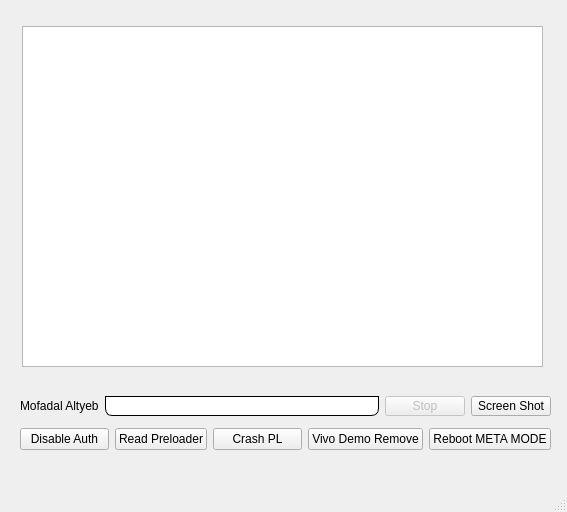
<?xml version="1.0" encoding="UTF-8"?>
<ui version="4.0">
 <class>MainUI</class>
 <widget class="QMainWindow" name="MainUI">
  <property name="geometry">
   <rect>
    <x>0</x>
    <y>0</y>
    <width>567</width>
    <height>512</height>
   </rect>
  </property>
  <property name="windowTitle">
   <string>MainWindow</string>
  </property>
  <property name="styleSheet">
   <string notr="true">QPalette{background:#dcdcdc;}*{outline:0px;color:#000000;}

QMainWindow {
border:8px solid #00bcd4;
font-family: Arial 1px solid #2a2d30;;
font-style: normal;
font-size: 12pt;
font-weight: bold;
}

QWidget[form=&quot;true&quot;],QLabel[frameShape=&quot;1&quot;]{
border:1px solid #535353;
border-radius:0px;
}

.QFrame{
border:1px solid #535353;
border-radius:3px;
}

QWidget[form=&quot;true&quot;],QLabel[frameShape=&quot;1&quot;]{
border:1px solid #B2B6B9;
border-radius:0px;
}

QWidget#widget_top&gt;QToolButton,QWidget#widget_top&gt;QLabel{
border-style:none;
border-radius:0px;
padding:5px;
color:#000000;
background:qlineargradient(spread:pad,x1:0,y1:0,x2:0,y2:1,stop:0 #E4E4E4,stop:1 #A2A2A2);
}

QWidget#widget_top&gt;QToolButton:pressed,QWidget#widget_top&gt;QToolButton:hover,QWidget#widget_top&gt;QToolButton:checked,QWidget#widget_top&gt;QLabel:hover{
border-style:solid;
border-width:0px 0px 2px 0px;
border-color:#00BB9E;
background:qlineargradient(spread:pad,x1:0,y1:0,x2:0,y2:1,stop:0 #DBDBDB,stop:1 #C1C1C1);
}

QGroupBox#gboxVideo&gt;QLabel,QFrame#gboxVideo&gt;QLabel{
color:#000000;
border:1px solid #A9A9A9;
background:qlineargradient(spread:pad,x1:0,y1:0,x2:0,y2:1,stop:0 #E4E4E4,stop:1 #A2A2A2);
}

QGroupBox#gboxVideo&gt;QLabel:focus,QFrame#gboxVideo&gt;QLabel:focus{
border:1px solid #FF0000;
background:qlineargradient(spread:pad,x1:0,y1:0,x2:0,y2:1,stop:0 #DBDBDB,stop:1 #C1C1C1);
}

QLineEdit,QTextEdit,QPlainTextEdit,QSpinBox,QDoubleSpinBox,QComboBox,QDateEdit,QTimeEdit,QDateTimeEdit{
border:1px solid #A9A9A9;
border-radius:3px;
padding:2px;
background:none;
selection-background-color:#E4E4E4;
selection-color:#000000;
}

QLineEdit:focus,QTextEdit:focus,QPlainTextEdit:focus,QSpinBox:focus,QDoubleSpinBox:focus,QComboBox:focus,QDateEdit:focus,QTimeEdit:focus,QDateTimeEdit:focus,QLineEdit:hover,QTextEdit:hover,QPlainTextEdit:hover,QSpinBox:hover,QDoubleSpinBox:hover,QComboBox:hover,QDateEdit:hover,QTimeEdit:hover,QDateTimeEdit:hover{
border:1px solid #A9A9A9;
}

QLineEdit[echoMode=&quot;2&quot;]{
lineedit-password-character:9679;
}

.QGroupBox{
border:1px solid #A9A9A9;
border-radius:5px;
margin-top:3ex;
}

.QGroupBox::title{
subcontrol-origin:margin;
position:relative;
left:10px;
}

.QPushButton,.QToolButton{
border-style:none;
border:1px solid #A9A9A9;
color:#000000;
padding:2px;
min-height:15px;
border-radius:5px;
background:qlineargradient(spread:pad,x1:0,y1:0,x2:0,y2:1,stop:0 #E4E4E4,stop:1 #A2A2A2);
}

.QPushButton:hover,QToolButton:hover{
background:qlineargradient(spread:pad,x1:0,y1:0,x2:0,y2:1,stop:0 #DBDBDB,stop:1 #C1C1C1);
}

.QPushButton:pressed,QToolButton:pressed{
background:qlineargradient(spread:pad,x1:0,y1:0,x2:0,y2:1,stop:0 #E4E4E4,stop:1 #A2A2A2);
}

QToolButton#btnMenu,QPushButton#btnMenu_Min,QPushButton#btnMenu_Max,QPushButton#btnMenu_Close{
border-radius:3px;
color:#000000;
padding:3px;
margin:0px;
background:none;
border-style:none;
}

QToolButton#btnMenu:hover,QPushButton#btnMenu_Min:hover,QPushButton#btnMenu_Max:hover{
color:#FFFFFF;
margin:1px 1px 2px 1px;
background-color:rgba(51,127,209,230);
}

QPushButton#btnMenu_Close:hover{
color:#FFFFFF;
margin:1px 1px 2px 1px;
background-color:rgba(238,0,0,128);
}

QWidget#widget_left&gt;QPushButton,QWidget#widget_left&gt;QToolButton{
border-radius:0px;
color:#000000;
background:none;
border-style:none;
}

QWidget#widget_left&gt;QPushButton:hover,QWidget#widget_left&gt;QToolButton:hover{
color:#FFFFFF;
background-color:#00BB9E;
}

QWidget#widget_left&gt;QPushButton:checked,QWidget#widget_left&gt;QToolButton:checked,QWidget#widget_left&gt;QPushButton:pressed,QWidget#widget_left&gt;QToolButton:pressed{
color:#000000;
border-style:solid;
border-width:0px 0px 0px 2px;
border-color:#00BB9E;
background-color:#F0F0F0;
}

QRadioButton::indicator{
width:15px;
height:15px;
}

QRadioButton::indicator::unchecked{
image:url(:/themes/themes/icons/radiobutton_unchecked.png);
}

QRadioButton::indicator::unchecked:disabled{
image:url(:/themes/themes/icons/radiobutton_unchecked_disable.png);
}

QRadioButton::indicator::checked{
image:url(:/themes/themes/icons/radiobutton_checked.png);
}

QRadioButton::indicator::checked:disabled{
image:url(:/themes/themes/icons/radiobutton_checked_disable.png);
}

QGroupBox::indicator,QTreeWidget::indicator,QListWidget::indicator{
padding:0px -3px 0px 3px;
}

QCheckBox::indicator,QGroupBox::indicator,QTreeWidget::indicator,QListWidget::indicator{
width:13px;
height:13px;
}

QCheckBox::indicator:unchecked,QGroupBox::indicator:unchecked,QTreeWidget::indicator:unchecked,QListWidget::indicator:unchecked{
image:url(:/themes/themes/icons/checkbox_unchecked.png);
}

QCheckBox::indicator:unchecked:disabled,QGroupBox::indicator:unchecked:disabled,QTreeWidget::indicator:unchecked:disabled,QListWidget::indicator:disabled{
image:url(:/themes/themes/icons/checkbox_unchecked_disable.png);
}

QCheckBox::indicator:checked,QGroupBox::indicator:checked,QTreeWidget::indicator:checked,QListWidget::indicator:checked{
image:url(:/themes/themes/icons/checkbox_checked.png);
}

QCheckBox::indicator:checked:disabled,QGroupBox::indicator:checked:disabled,QTreeWidget::indicator:checked:disabled,QListWidget::indicator:checked:disabled{
image:url(:/themes/themes/icons/checkbox_checked_disable.png);
}

QCheckBox::indicator:indeterminate,QGroupBox::indicator:indeterminate,QTreeWidget::indicator:indeterminate,QListWidget::indicator:indeterminate{
image:url(:/themes/themes/icons/checkbox_parcial.png);
}

QCheckBox::indicator:indeterminate:disabled,QGroupBox::indicator:indeterminate:disabled,QTreeWidget::indicator:indeterminate:disabled,QListWidget::indicator:indeterminate:disabled{
image:url(:/themes/themes/icons/checkbox_parcial_disable.png);
}

QTimeEdit::up-button,QDateEdit::up-button,QDateTimeEdit::up-button,QDoubleSpinBox::up-button,QSpinBox::up-button{
image:url(:/themes/themes/icons/add_top.png);
width:10px;
height:10px;
padding:2px 5px 0px 0px;
}

QTimeEdit::down-button,QDateEdit::down-button,QDateTimeEdit::down-button,QDoubleSpinBox::down-button,QSpinBox::down-button{
image:url(:/themes/themes/icons/add_bottom.png);
width:10px;
height:10px;
padding:0px 5px 2px 0px;
}

QTimeEdit::up-button:pressed,QDateEdit::up-button:pressed,QDateTimeEdit::up-button:pressed,QDoubleSpinBox::up-button:pressed,QSpinBox::up-button:pressed{
top:-2px;
}

QTimeEdit::down-button:pressed,QDateEdit::down-button:pressed,QDateTimeEdit::down-button:pressed,QDoubleSpinBox::down-button:pressed,QSpinBox::down-button:pressed,QSpinBox::down-button:pressed{
bottom:-2px;
}

QComboBox::down-arrow,QDateEdit[calendarPopup=&quot;true&quot;]::down-arrow,QTimeEdit[calendarPopup=&quot;true&quot;]::down-arrow,QDateTimeEdit[calendarPopup=&quot;true&quot;]::down-arrow{
image:url(:/themes/themes/icons/add_bottom.png);
width:10px;
height:10px;
right:2px;
}

QComboBox::drop-down,QDateEdit::drop-down,QTimeEdit::drop-down,QDateTimeEdit::drop-down{
subcontrol-origin:padding;
subcontrol-position:top right;
width:15px;
border-left-width:0px;
border-left-style:solid;
border-top-right-radius:3px;
border-bottom-right-radius:3px;
border-left-color:#A9A9A9;
}

QComboBox::drop-down:on{
top:1px;
}

QMenuBar::item{
color:#000000;
background-color:#E4E4E4;
margin:0px;
padding:3px 10px;
}

QMenu,QMenuBar,QMenu:disabled,QMenuBar:disabled{
color:#000000;
background-color:#E4E4E4;
border:1px solid #A9A9A9;
margin:0px;
}

QMenu::item{
padding:3px 20px;
}

QMenu::indicator{
width:13px;
height:13px;
}

QMenu::item:selected,QMenuBar::item:selected{
color:#000000;
border:0px solid #A9A9A9;
background:#DBDBDB;
}

QMenu::separator{
height:1px;
background:#A9A9A9;
}

QProgressBar{
min-height:10px;
background:#E4E4E4;
border-radius:5px;
text-align:center;
border:1px solid #E4E4E4;
}

QProgressBar:chunk{
border-radius:5px;
background-color:#A9A9A9;
}

QSlider::groove:horizontal{
background:#E4E4E4;
height:8px;
border-radius:4px;
}

QSlider::add-page:horizontal{
background:#E4E4E4;
height:8px;
border-radius:4px;
}

QSlider::sub-page:horizontal{
background:#A9A9A9;
height:8px;
border-radius:4px;
}

QSlider::handle:horizontal{
width:13px;
margin-top:-3px;
margin-bottom:-3px;
border-radius:6px;
background:qradialgradient(spread:pad,cx:0.5,cy:0.5,radius:0.5,fx:0.5,fy:0.5,stop:0.6 #F0F0F0,stop:0.8 #A9A9A9);
}

QSlider::groove:vertical{
width:8px;
border-radius:4px;
background:#E4E4E4;
}

QSlider::add-page:vertical{
width:8px;
border-radius:4px;
background:#E4E4E4;
}

QSlider::sub-page:vertical{
width:8px;
border-radius:4px;
background:#A9A9A9;
}

QSlider::handle:vertical{
height:14px;
margin-left:-3px;
margin-right:-3px;
border-radius:6px;
background:qradialgradient(spread:pad,cx:0.5,cy:0.5,radius:0.5,fx:0.5,fy:0.5,stop:0.6 #F0F0F0,stop:0.8 #A9A9A9);
}

QScrollBar:horizontal{
background:#E4E4E4;
padding:0px;
border-radius:6px;
max-height:12px;
}

QScrollBar::handle:horizontal{
background:#C1C1C1;
min-width:50px;
border-radius:6px;
}

QScrollBar::handle:horizontal:hover{
background:#A9A9A9;
}

QScrollBar::handle:horizontal:pressed{
background:#A9A9A9;
}

QScrollBar::add-page:horizontal{
background:none;
}

QScrollBar::sub-page:horizontal{
background:none;
}

QScrollBar::add-line:horizontal{
background:none;
}

QScrollBar::sub-line:horizontal{
background:none;
}

QScrollBar:vertical{
background:#E4E4E4;
padding:0px;
border-radius:6px;
max-width:12px;
}

QScrollBar::handle:vertical{
background:#C1C1C1;
min-height:50px;
border-radius:6px;
}

QScrollBar::handle:vertical:hover{
background:#A9A9A9;
}

QScrollBar::handle:vertical:pressed{
background:#A9A9A9;
}

QScrollBar::add-page:vertical{
background:none;
}

QScrollBar::sub-page:vertical{
background:none;
}

QScrollBar::add-line:vertical{
background:none;
}

QScrollBar::sub-line:vertical{
background:none;
}

QScrollArea{
border:0px;
}

QTreeView,QListView,QTableView,QTabWidget::pane{
border:1px solid #A9A9A9;
selection-background-color:#DBDBDB;
selection-color:#000000;
alternate-background-color:#C1C1C1;
gridline-color:#A9A9A9;
}

QTreeView::branch:closed:has-children{
margin:4px;
border-image:url(:/themes/themes/icons/branch_open.png);
}

QTreeView::branch:open:has-children{
margin:4px;
border-image:url(:/themes/themes/icons/branch_close.png);
}

QTreeView,QListView,QTableView,QSplitter::handle,QTreeView::branch{
background:#F0F0F0;
}

QTableView::item:selected,QListView::item:selected,QTreeView::item:selected{
color:#000000;
background:qlineargradient(spread:pad,x1:0,y1:0,x2:0,y2:1,stop:0 #E4E4E4,stop:1 #A2A2A2);
}

QTableView::item:hover,QListView::item:hover,QTreeView::item:hover{
color:#000000;
background:qlineargradient(spread:pad,x1:0,y1:0,x2:0,y2:1,stop:0 #DBDBDB,stop:1 #C1C1C1);
}

QTableView::item,QListView::item,QTreeView::item{
padding:1px;
margin:0px;
}

QHeaderView::section,QTableCornerButton:section{
padding:3px;
margin:0px;
color:#000000;
border:1px solid #A9A9A9;
border-left-width:0px;
border-right-width:1px;
border-top-width:0px;
border-bottom-width:1px;
background:qlineargradient(spread:pad,x1:0,y1:0,x2:0,y2:1,stop:0 #DBDBDB,stop:1 #C1C1C1);
}

QTabBar::tab{
border:1px solid #A9A9A9;
color:#000000;
margin-right:0px;
background:qlineargradient(spread:pad,x1:0,y1:0,x2:0,y2:1,stop:0 #DBDBDB,stop:1 #C1C1C1);
}

QTabBar::tab:selected,QTabBar::tab:hover{
border-style:solid;
border-color:#00BB9E;
background:qlineargradient(spread:pad,x1:0,y1:0,x2:0,y2:1,stop:0 #E4E4E4,stop:1 #A2A2A2);
}

QTabBar::tab:top,QTabBar::tab:bottom{
padding:3px 8px 3px 8px;
}

QTabBar::tab:left,QTabBar::tab:right{
padding:8px 3px 8px 3px;
}

QTabBar::tab:top:selected,QTabBar::tab:top:hover{
border-width:2px 0px 0px 0px;
}

QTabBar::tab:right:selected,QTabBar::tab:right:hover{
border-width:0px 0px 0px 2px;
}

QTabBar::tab:bottom:selected,QTabBar::tab:bottom:hover{
border-width:0px 0px 2px 0px;
}

QTabBar::tab:left:selected,QTabBar::tab:left:hover{
border-width:0px 2px 0px 0px;
}

QTabBar::tab:first:top:selected,QTabBar::tab:first:top:hover,QTabBar::tab:first:bottom:selected,QTabBar::tab:first:bottom:hover{
border-left-width:1px;
border-left-color:#A9A9A9;
}

QTabBar::tab:first:left:selected,QTabBar::tab:first:left:hover,QTabBar::tab:first:right:selected,QTabBar::tab:first:right:hover{
border-top-width:1px;
border-top-color:#A9A9A9;
}

QTabBar::tab:last:top:selected,QTabBar::tab:last:top:hover,QTabBar::tab:last:bottom:selected,QTabBar::tab:last:bottom:hover{
border-right-width:1px;
border-right-color:#A9A9A9;
}

QTabBar::tab:last:left:selected,QTabBar::tab:last:left:hover,QTabBar::tab:last:right:selected,QTabBar::tab:last:right:hover{
border-bottom-width:1px;
border-bottom-color:#A9A9A9;
}

QStatusBar::item{
border:0px solid #E4E4E4;
border-radius:3px;
}

QToolBox::tab,QGroupBox#gboxDevicePanel,QGroupBox#gboxDeviceTitle,QFrame#gboxDevicePanel,QFrame#gboxDeviceTitle{
padding:3px;
border-radius:5px;
color:#000000;
background:qlineargradient(spread:pad,x1:0,y1:0,x2:0,y2:1,stop:0 #E4E4E4,stop:1 #A2A2A2);
}

QToolTip{
border:0px solid #000000;
padding:1px;
color:#000000;
background:qlineargradient(spread:pad,x1:0,y1:0,x2:0,y2:1,stop:0 #E4E4E4,stop:1 #A2A2A2);
}

QToolBox::tab:selected{
background:qlineargradient(spread:pad,x1:0,y1:0,x2:0,y2:1,stop:0 #DBDBDB,stop:1 #C1C1C1);
}

QPrintPreviewDialog QToolButton{
border:0px solid #000000;
border-radius:0px;
margin:0px;
padding:3px;
background:none;
}

QColorDialog QPushButton,QFileDialog QPushButton{
min-width:80px;
}

QToolButton#qt_calendar_prevmonth{
icon-size:0px;
min-width:20px;
image:url(:/themes/themes/icons/calendar_prevmonth.png);
}

QToolButton#qt_calendar_nextmonth{
icon-size:0px;
min-width:20px;
image:url(:/themes/themes/icons/calendar_nextmonth.png);
}

QToolButton#qt_calendar_prevmonth,QToolButton#qt_calendar_nextmonth,QToolButton#qt_calendar_monthbutton,QToolButton#qt_calendar_yearbutton{
border:0px solid #000000;
border-radius:3px;
margin:3px 3px 3px 3px;
padding:3px;
background:none;
}

QToolButton#qt_calendar_prevmonth:hover,QToolButton#qt_calendar_nextmonth:hover,QToolButton#qt_calendar_monthbutton:hover,QToolButton#qt_calendar_yearbutton:hover,QToolButton#qt_calendar_prevmonth:pressed,QToolButton#qt_calendar_nextmonth:pressed,QToolButton#qt_calendar_monthbutton:pressed,QToolButton#qt_calendar_yearbutton:pressed{
border:1px solid #A9A9A9;
}

QCalendarWidget QSpinBox#qt_calendar_yearedit{
margin:2px;
}

QCalendarWidget QToolButton::menu-indicator{
image:None;
}

QCalendarWidget QTableView{
border-width:0px;
}

QCalendarWidget QWidget#qt_calendar_navigationbar{
border:1px solid #A9A9A9;
border-width:1px 1px 0px 1px;
background:qlineargradient(spread:pad,x1:0,y1:0,x2:0,y2:1,stop:0 #E4E4E4,stop:1 #A2A2A2);
}

QComboBox QAbstractItemView::item{
min-height:20px;
min-width:10px;
}

QTableView[model=&quot;true&quot;]::item{
padding:0px;
margin:0px;
}

QTableView QLineEdit,QTableView QComboBox,QTableView QSpinBox,QTableView QDoubleSpinBox,QTableView QDateEdit,QTableView QTimeEdit,QTableView QDateTimeEdit{
border-width:0px;
border-radius:0px;
}

QTableView QLineEdit:focus,QTableView QComboBox:focus,QTableView QSpinBox:focus,QTableView QDoubleSpinBox:focus,QTableView QDateEdit:focus,QTableView QTimeEdit:focus,QTableView QDateTimeEdit:focus{
border-width:0px;
border-radius:0px;
}

QLineEdit,QTextEdit,QPlainTextEdit,QSpinBox,QDoubleSpinBox,QComboBox,QDateEdit,QTimeEdit,QDateTimeEdit{
background:#F0F0F0;
}

*:disabled{
background:#F0F0F0;
border-color:#E4E4E4;
}

/*TextColor:#000000*/
/*PanelColor:#F0F0F0*/
/*BorderColor:#A9A9A9*/
/*NormalColorStart:#E4E4E4*/
/*NormalColorEnd:#A2A2A2*/
/*DarkColorStart:#DBDBDB*/
/*DarkColorEnd:#C1C1C1*/
/*HighColor:#00BB9E*/
</string>
  </property>
  <widget class="QWidget" name="centralwidget">
   <widget class="QWidget" name="widgetMain" native="true">
    <property name="geometry">
     <rect>
      <x>11</x>
      <y>15</y>
      <width>541</width>
      <height>361</height>
     </rect>
    </property>
    <property name="sizePolicy">
     <sizepolicy hsizetype="Expanding" vsizetype="Expanding">
      <horstretch>0</horstretch>
      <verstretch>0</verstretch>
     </sizepolicy>
    </property>
    <widget class="QTextEdit" name="textEdit">
     <property name="geometry">
      <rect>
       <x>11</x>
       <y>11</y>
       <width>521</width>
       <height>341</height>
      </rect>
     </property>
     <property name="html">
      <string>&lt;!DOCTYPE HTML PUBLIC &quot;-//W3C//DTD HTML 4.0//EN&quot; &quot;http://www.w3.org/TR/REC-html40/strict.dtd&quot;&gt;
&lt;html&gt;&lt;head&gt;&lt;meta name=&quot;qrichtext&quot; content=&quot;1&quot; /&gt;&lt;style type=&quot;text/css&quot;&gt;
p, li { white-space: pre-wrap; }
&lt;/style&gt;&lt;/head&gt;&lt;body style=&quot; font-family:'MS Shell Dlg 2'; font-size:7.8pt; font-weight:400; font-style:normal;&quot;&gt;
&lt;p style=&quot;-qt-paragraph-type:empty; margin-top:0px; margin-bottom:0px; margin-left:0px; margin-right:0px; -qt-block-indent:0; text-indent:0px;&quot;&gt;&lt;br /&gt;&lt;/p&gt;&lt;/body&gt;&lt;/html&gt;</string>
     </property>
    </widget>
   </widget>
   <widget class="QWidget" name="layoutWidget">
    <property name="geometry">
     <rect>
      <x>20</x>
      <y>390</y>
      <width>531</width>
      <height>67</height>
     </rect>
    </property>
    <layout class="QVBoxLayout" name="verticalLayout">
     <item>
      <layout class="QHBoxLayout" name="horizontalLayout_3">
       <item>
        <widget class="ClickableLabel" name="lb_mrx">
         <property name="text">
          <string>Mofadal Altyeb</string>
         </property>
        </widget>
       </item>
       <item>
        <widget class="QProgressBar" name="pbar">
         <property name="maximumSize">
          <size>
           <width>16777215</width>
           <height>20</height>
          </size>
         </property>
         <property name="styleSheet">
          <string notr="true">QProgressBar {
border: 1px solid black;
text-align: top;
padding: 1px;
border-bottom-right-radius: 7px;
border-bottom-left-radius: 7px;
background: QLinearGradient( x1: 0, y1: 0, x2: 1, y2: 0,
stop: 0 #fff,
stop: 0.4999 #eee,
stop: 0.5 #ddd,
stop: 1 #eee );
width: 15px;
}

QProgressBar::chunk {
background: QLinearGradient( x1: 0, y1: 0, x2: 1, y2: 0,
stop: 0 #78d,
stop: 0.4999 #46a,
stop: 0.5 #45a,
stop: 1 #238 );
border-bottom-right-radius: 7px;
border-bottom-left-radius: 7px;
border: 1px solid black;
}</string>
         </property>
         <property name="alignment">
          <set>Qt::AlignCenter</set>
         </property>
         <property name="textVisible">
          <bool>true</bool>
         </property>
        </widget>
       </item>
       <item>
        <widget class="QPushButton" name="btn_stop">
         <property name="enabled">
          <bool>false</bool>
         </property>
         <property name="maximumSize">
          <size>
           <width>16777215</width>
           <height>20</height>
          </size>
         </property>
         <property name="layoutDirection">
          <enum>Qt::LeftToRight</enum>
         </property>
         <property name="text">
          <string>Stop</string>
         </property>
         <property name="icon">
          <iconset>
           <normaloff>:/qss_icons/rc/window_close_disabled@2x.png</normaloff>:/qss_icons/rc/window_close_disabled@2x.png</iconset>
         </property>
        </widget>
       </item>
       <item>
        <widget class="QPushButton" name="btn_screen_shot">
         <property name="maximumSize">
          <size>
           <width>16777215</width>
           <height>20</height>
          </size>
         </property>
         <property name="text">
          <string>Screen Shot</string>
         </property>
        </widget>
       </item>
      </layout>
     </item>
     <item>
      <layout class="QHBoxLayout" name="horizontalLayout_2">
       <item>
        <widget class="QPushButton" name="btn_disable_sec_boot">
         <property name="styleSheet">
          <string notr="true">QPalette{background:#a9a9a9;}*{outline:0px;color:#000000;}

QMainWindow {
border:3px solid #005fa3;
font-family: Arial 1px solid #a9a9a9;
font-style: normal;
font-size: 12pt;
font-weight: bold;
}

.QFrame {
border:1px solid #a9a9a9;
border-radius:3px;
}

QWidget[form=&quot;true&quot;],QLabel[frameShape=&quot;1&quot;]{
border:1px solid #a9a9a9;
border-radius:0px;
}

QWidget#widget_top&gt;QToolButton,QWidget#widget_top&gt;QLabel{
border-style:none;
border-radius:0px;
padding:5px;
color:#000000;
background:qlineargradient(spread:pad,x1:0,y1:0,x2:0,y2:1,stop:0 #a9a9a9,stop:1 #a9a9a9);
}

QWidget#widget_top&gt;QToolButton:pressed,QWidget#widget_top&gt;QToolButton:hover,QWidget#widget_top&gt;QToolButton:checked,QWidget#widget_top&gt;QLabel:hover{
border-style:solid;
border-width:0px 0px 2px 0px;
border-color:#a9a9a9;
background:qlineargradient(spread:pad,x1:0,y1:0,x2:0,y2:1,stop:0 #a9a9a9,stop:1 #a9a9a9);
}
</string>
         </property>
         <property name="text">
          <string>Disable Auth</string>
         </property>
        </widget>
       </item>
       <item>
        <widget class="QPushButton" name="btn_dump_pl">
         <property name="enabled">
          <bool>true</bool>
         </property>
         <property name="text">
          <string>Read Preloader</string>
         </property>
        </widget>
       </item>
       <item>
        <widget class="QPushButton" name="btn_crash_pl">
         <property name="text">
          <string>Crash PL</string>
         </property>
        </widget>
       </item>
       <item>
        <widget class="QPushButton" name="btn_vivo_demo">
         <property name="enabled">
          <bool>true</bool>
         </property>
         <property name="text">
          <string>Vivo Demo Remove</string>
         </property>
        </widget>
       </item>
       <item>
        <widget class="QPushButton" name="btn_reboot_meta">
         <property name="text">
          <string>Reboot META MODE</string>
         </property>
        </widget>
       </item>
      </layout>
     </item>
    </layout>
   </widget>
  </widget>
  <widget class="QMenuBar" name="menubar">
   <property name="geometry">
    <rect>
     <x>0</x>
     <y>0</y>
     <width>567</width>
     <height>29</height>
    </rect>
   </property>
  </widget>
  <widget class="QStatusBar" name="statusbar"/>
  <action name="actionNew">
   <property name="icon">
    <iconset>
     <normaloff>:/images/24px.png</normaloff>:/images/24px.png</iconset>
   </property>
   <property name="text">
    <string>New</string>
   </property>
   <property name="shortcut">
    <string>Alt+N</string>
   </property>
  </action>
  <action name="actionOpen">
   <property name="icon">
    <iconset>
     <normaloff>:/images/open482.png</normaloff>:/images/open482.png</iconset>
   </property>
   <property name="text">
    <string>Open</string>
   </property>
   <property name="shortcut">
    <string>Alt+O</string>
   </property>
  </action>
  <action name="actionSave_As">
   <property name="icon">
    <iconset>
     <normaloff>:/images/save32px.png</normaloff>:/images/save32px.png</iconset>
   </property>
   <property name="text">
    <string>Save As...</string>
   </property>
  </action>
  <action name="actionExport">
   <property name="icon">
    <iconset>
     <normaloff>:/images/excel48.png</normaloff>:/images/excel48.png</iconset>
   </property>
   <property name="text">
    <string>Export Excel</string>
   </property>
   <property name="shortcut">
    <string>Alt+E</string>
   </property>
  </action>
  <action name="actionPrint">
   <property name="icon">
    <iconset>
     <normaloff>:/images/print48px.png</normaloff>:/images/print48px.png</iconset>
   </property>
   <property name="text">
    <string>Print</string>
   </property>
   <property name="shortcut">
    <string>Alt+P</string>
   </property>
  </action>
  <action name="actionExit">
   <property name="text">
    <string>Exit</string>
   </property>
  </action>
  <action name="actionConnect">
   <property name="icon">
    <iconset>
     <normaloff>:/images/connect_creating.png</normaloff>:/images/connect_creating.png</iconset>
   </property>
   <property name="text">
    <string>Connect</string>
   </property>
  </action>
  <action name="actionStop">
   <property name="icon">
    <iconset>
     <normaloff>:/images/stop64.png</normaloff>:/images/stop64.png</iconset>
   </property>
   <property name="text">
    <string>Stop</string>
   </property>
  </action>
  <action name="actionDevice_Set">
   <property name="icon">
    <iconset>
     <normaloff>:/images/setting48.png</normaloff>:/images/setting48.png</iconset>
   </property>
   <property name="text">
    <string>Device Set</string>
   </property>
   <property name="shortcut">
    <string>Alt+S</string>
   </property>
  </action>
  <action name="actionAbout">
   <property name="icon">
    <iconset>
     <normaloff>:/images/about48px.png</normaloff>:/images/about48px.png</iconset>
   </property>
   <property name="text">
    <string>About</string>
   </property>
   <property name="shortcut">
    <string>Alt+A</string>
   </property>
  </action>
  <action name="actionRun">
   <property name="icon">
    <iconset>
     <normaloff>:/images/start48.png</normaloff>:/images/start48.png</iconset>
   </property>
   <property name="text">
    <string>Run</string>
   </property>
   <property name="shortcut">
    <string>Alt+R</string>
   </property>
  </action>
 </widget>
 <customwidgets>
  <customwidget>
   <class>ClickableLabel</class>
   <extends>QLabel</extends>
   <header location="global">clickablelabel.h</header>
  </customwidget>
 </customwidgets>
 <resources/>
 <connections/>
</ui>
